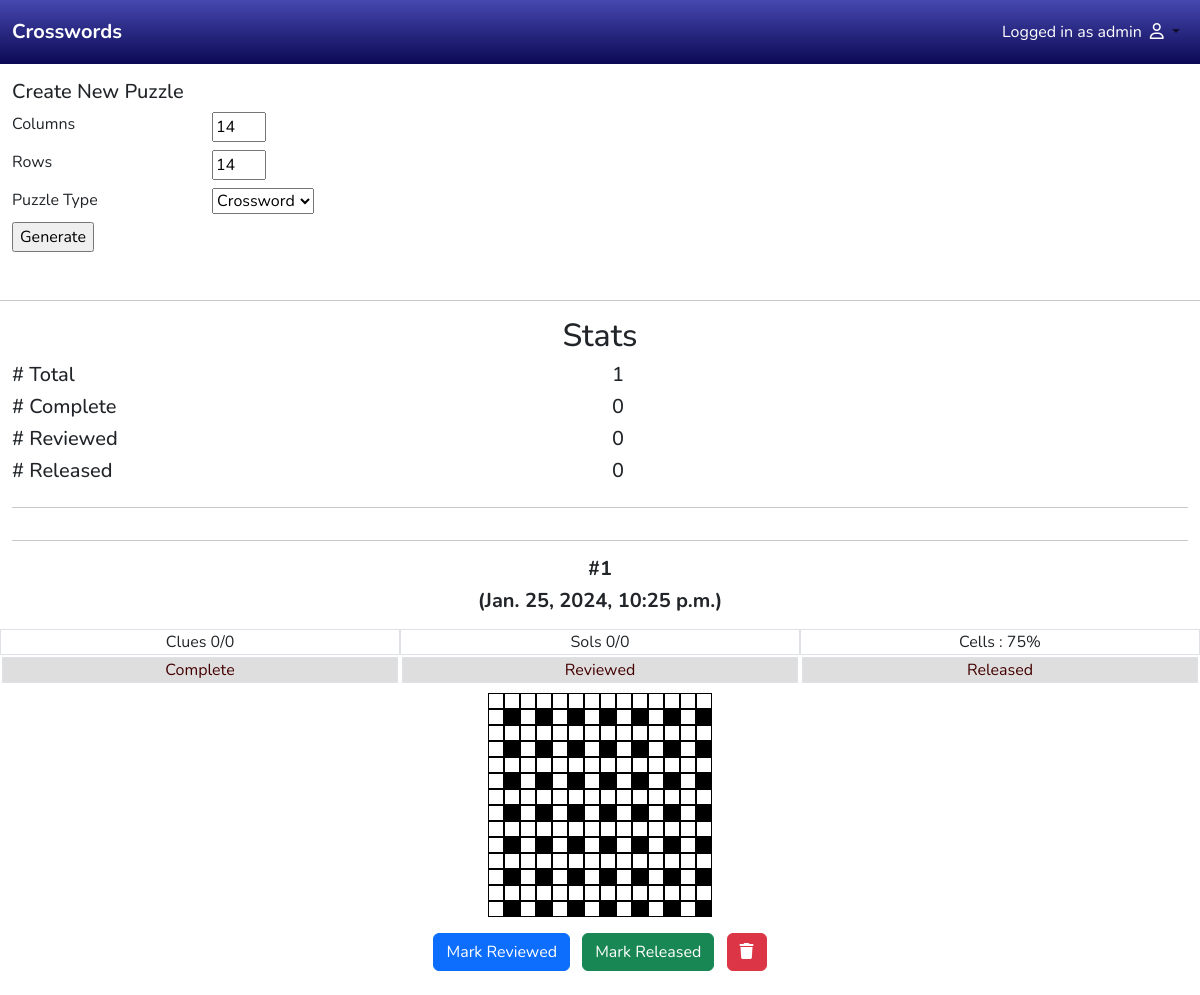
The app's page /api/crossword_builder/ (signed in) with its own data.
### crosswords/models.py (models this page shows, shortened)
class CrosswordPuzzle(models.Model):
    grid = models.OneToOneField(Grid, on_delete=models.CASCADE,
                                related_name='puzzles')
    created_on = models.DateTimeField(auto_now_add=True)
    last_edited = models.DateTimeField(auto_now=True)
    creator = models.ForeignKey(User, on_delete=models.SET_NULL, null=True,
                                related_name='grid_creator')
    puzzle_type = models.CharField(max_length=4, choices=PuzzleType.choices,
                                   default=PuzzleType.CROSSWORD)
    complete = models.BooleanField(default=False)
    reviewed = models.BooleanField(default=False)
    released = models.BooleanField(default=False)

### crosswords/views.py (the view, shortened to what this page needs)
# urls.py: path('', views.BuilderHome.as_view(),
class BuilderHome(UserPassesTestMixin, View):
    def get(self, request):
        all_puzzles = CrosswordPuzzle.objects.all()
        puzzles = all_puzzles.order_by('-last_edited')[:10]
        completed_count = all_puzzles.filter(complete=True).count()
        reviewed_count = all_puzzles.filter(reviewed=True).count()
        released_count = all_puzzles.filter(released=True).count()
        total_count = len(all_puzzles)
        puzzle_list = []
        json_list = []
        for puzzle in puzzles:
            puzzle_serializer = CrosswordPuzzleSerializer(puzzle)
            cell_concentration = get_cell_concentration(puzzle)
            clues = CrosswordClue.objects.filter(puzzle=puzzle)
            clues_serializer = CrosswordClueSerializer(clues, many=True)
            if not clues:
                clue_count = 0
                solution_count = 0
            data = {
                'puzzle': puzzle,
                'clues': clues,
                'cell_concentration': cell_concentration,
                'clues_present': clue_count,
                'solutions_present': solution_count,
                'total_clues': len(clues),
            }
            json_data = {
                'json_puzzle': puzzle_serializer.data,
                'json_clues': clues_serializer.data,
            }
            puzzle_list.append(data)
            json_list.append(json_data)
        return render(
            request,
            'crosswords/builder_home.html',
            {
                'puzzles': puzzle_list,
                'json_list': json_list,
                'total_count': total_count,
                'completed_count': completed_count,
                'reviewed_count': reviewed_count,
                'released_count': released_count,
            })
    def test_func(self):
        return self.request.user.is_staff

### crosswords/utils.py (called while the page is built)
def get_cell_concentration(puzzle):
    cells = puzzle.grid.cells
    open_cell_count = 0
    for cell in cells:
        if cell == '#':
            open_cell_count += 1
    return math.floor(open_cell_count / len(cells) * 100)

### crosswords/templates/crosswords/builder_home.html (shortened to what this page needs)
{% extends 'base.html' %}
{% load static %}
{% block extra_css %}
<link rel="stylesheet" href="{% static 'css/grid_editor.css' %}">
{% endblock %}
{% block content %}
<div class="container-fluid mt-3">
    <div class="row justify-content-center">
        <div class="col-12">
            <h5>Create New Puzzle</h5>
            <form id="new-puzzle-form">
                <div class="row mt-2">
                    <div class="col-2">
                        <label for="col-count">Columns</label>
                    </div>
                    <div class="col">
                        <input type="number" id="col-count" max="25" min="3" value="14">
                    </div>
                </div>
                <div class="row mt-2">
                    <div class="col-2">
                        <label for="row-count">Rows</label>
                    </div>
                    <div class="col">
                        <input type="number" id="row-count" max="25" min="3" value="14">
                    </div>
                </div>
                <div class="row mt-2">
                    <div class="col-2">
                        <label for="puzzle-type">Puzzle Type</label>
                    </div>
                    <div class="col">
                        <select type="number" id="puzzle-type">
                            <option value="CROSSWORD">Crossword</option>
                        </select>
                    </div>
                </div>
                <div class="row mt-2">
                    <div class="col">
                        <input type="submit" value="Generate">
                    </div>
                </div>
            </form>
        </div>
        <hr class="mt-5">
    </div>
    <h2 class="text-center">Stats</h2>
    <div class="row">
        <div class="col">
            <h5># Total</h5>
        </div>
        <div class="col">
            <h5>{{ total_count }}</h5>
        </div>
    </div>
    <div class="row">
        <div class="col">
            <h5># Complete</h5>
        </div>
        <div class="col">
            <h5>{{ completed_count }}</h5>
        </div>
    </div>
    <div class="row">
        <div class="col">
            <h5># Reviewed</h5>
        </div>
        <div class="col">
            <h5>{{ reviewed_count }}</h5>
        </div>
    </div>
    <div class="row">
        <div class="col">
            <h5># Released</h5>
        </div>
        <div class="col">
            <h5>{{ released_count }}</h5>
        </div>
    </div>
    <hr>
    <div class="row">
        <div class="col text-center">
            {% for item in puzzles%}
            <hr>
            <h5 class="fw-bold">#{{item.puzzle.id}}</h5>
            <h5 class="fw-bold mb-3">({{ item.puzzle.last_edited }})</h6>
            <div class="row text-center">
                <div class="col border">
                    <span>Clues {{ item.clues_present}}/{{ item.total_clues }}</span>
                </div>
                <div class="col border">
                    <span>Sols {{ item.solutions_present }}/{{ item.total_clues }}</span>
                </div>
                <div class="col border">
                    <span>Cells : {{ item.cell_concentration }}%</span>
                </div>
            </div>
            <div class="row text-center">
                <div class="col border {% if item.puzzle.complete %}status-true{% else %}status-false{% endif %}">
                    Complete
                </div>
                <div class="col border {% if item.puzzle.reviewed %}status-true{% else %}status-false{% endif %}">
                    Reviewed
                </div>
                <div class="col border {% if item.puzzle.released %}status-true{% else %}status-false{% endif %}">
                    Released
                </div>
            </div>
            <div id="thumbnail_{{ item.puzzle.id }}"></div>
            <div class="row my-3 text-center">
                <div class="col">
                    <button class="btn btn-primary" id="reviewed-button-{{ item.puzzle.id }}">Mark Reviewed</button>
                    <button class="btn btn-success mx-2" id="released-button-{{ item.puzzle.id }}">Mark Released</button>
                    <button class="btn btn-danger" id="delete-button-{{ item.puzzle.id }}">
                        <i class="fa-solid fa-trash"></i>
                    </button>
                </div>
            </div>
            {% endfor %}
        </div>
    </div>
    <div class="row" id="thumbnail-holder">
    </div>
</div>
{% endblock %}

### templates/base.html (shortened to what this page needs)
{% load static %}
<!doctype html>
<html lang="en">
<head>
    {% block corecss %}
    <link href="https://cdn.jsdelivr.net/npm/bootstrap@5.3.0-alpha3/dist/css/bootstrap.min.css" rel="stylesheet">
    <link rel="stylesheet" href="{% static 'css/base.css' %}">
    {% endblock %}
    {% block extra_css %}
    {% endblock %}
</head>
<body>
    <header class="container-fluid fixed-top bg-navy">
        <nav class="navbar navbar-expand-lg navbar-light my-1">
            <a class="navbar-brand text-white" href="#"><strong>Crosswords</strong></a>
            <div class="collapse navbar-collapse justify-content-end" id="navbarSupportedContent">
                <ul class="navbar-nav ml-auto mr-5 align-items-center">
                    {% if request.user.is_authenticated %}
                    <li class="nav-item mr-3 text-white">
                        Logged in as {{ request.user.username }}
                    </li>
                    {% endif %}
                    <li class="nav-item dropdown">
                        <a class="nav-link dropdown-toggle" href="#" id="navbarDropdown" role="button"
                            data-toggle="dropdown" aria-haspopup="true" aria-expanded="false">
                            <i class="fa-regular fa-user text-white"></i>
                        </a>
                    </li>
                </ul>
            </div>
        </nav>
    </header>
    {% block content %}
    {% endblock %}
</body>
</html>

### static/css/base.css (style rules this page uses)
* { box-sizing: border-box; transition: 0.2s all; font-family: 'Nunito', sans-serif; }
.bg-navy { background-image: linear-gradient(#4648b0, #0b0954); }
body { padding-top: 56px; height: 100vh; }
a, a:hover { text-decoration: none; color: black; }
.text-white { color: white; }
.status-false { color: #440000; background-color: #dedede; border: 1px solid darkgrey; margin: 2px; }

### crosswords/static/css/grid_editor.css (style rules this page uses)
:root { --grid-cols: 10; --grid-rows: 10; --char-size: 40px; transition: 0.2s all; }
body { padding-top: 64px; }

### records on screen
CrosswordPuzzle: puzzle.id "1", puzzle.last_edited "Jan. 25, 2024, 10:25 p.m.", clues_present "0", total_clues "0", solutions_present "0", cell_concentration "75"

### other values on screen
{{ request.user.username }} "admin"
{{ total_count }} "1"
{{ completed_count }} "0"
{{ reviewed_count }} "0"
{{ released_count }} "0"
